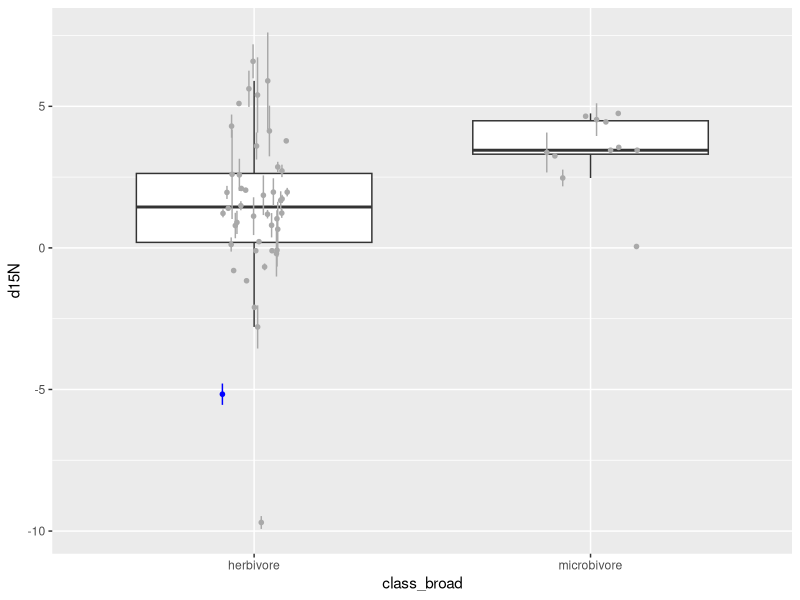

The R source for this figure:
#set working directory 
setwd("~/Library/CloudStorage/Box-Box/Herbivory_paper/HerbivoryPaperRepository")

#install ggplot
install.packages("ggplot2")

#load ggplot library
library(ggplot2)

# load data
isotope = read.csv("HerbivoryPaper_SupTable2_IsotopeData_20220715.csv", h=T, na.string="NA")

#subset literature data (exclude lab data )
isotope2 <- subset(isotope, source.code == 0)

#get sample size 
table(isotope2$class_broad)

# make plot
# box plot made from literature data only, points include lab data (S. flava) in blue 
ggplot(data = isotope, aes(x=class_broad, y=d15N), ymin = -10, ymax = 8) +
  geom_boxplot(data = subset(isotope, source.code == 0), width = 0.7, outlier.shape = NA) +
  geom_pointrange(data = subset(isotope, source.code == 0 & class_narrow == "microbivore"), aes(ymin=d15N-SEM_d15N, ymax=d15N+SEM_d15N), 
                  position = position_jitter(width=0.15,height=0), size = 0.3, shape = 20, color = "dark grey") +
  geom_pointrange(data = subset(isotope, source.code == 0 & class_broad == "herbivore"), aes(ymin=d15N-SEM_d15N, ymax=d15N+SEM_d15N), 
                  position = position_jitter(width=0.1,height=0), size = 0.3, shape = 20, color = "dark grey") +
  geom_pointrange(data = subset(isotope, source.code == 1), aes(ymin=d15N-SEM_d15N, ymax=d15N+SEM_d15N), 
                  position = position_jitter(width=0.1,height=0), size = 0.3, shape = 20, color = "blue")

#run anova only including literature data
iso2.aov <- aov(d15N ~ class_broad, data = subset(isotope, source.code == 0))
summary(iso2.aov)
